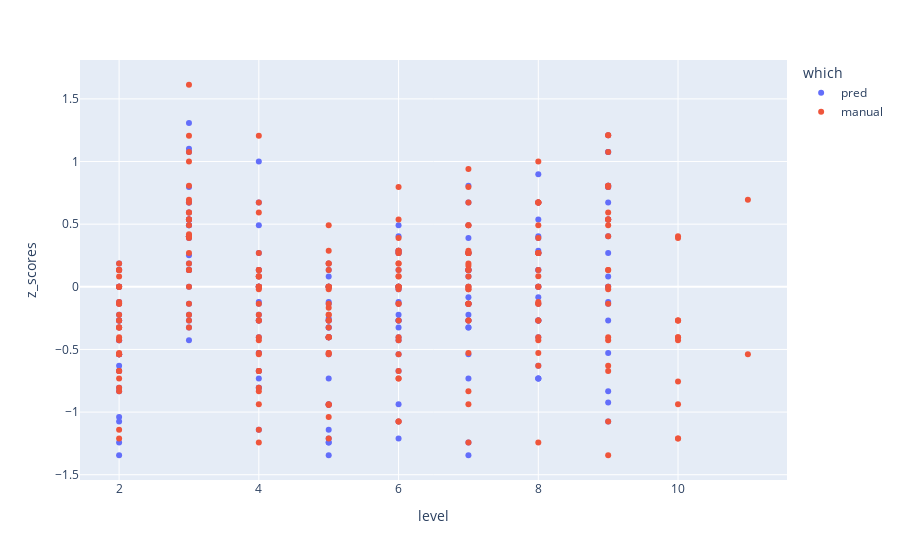

The code cell stored with this chart in its notebook:
### Code cell
fig = px.scatter(clean, x="level", y="z_scores", color="which", hover_data=['sub_name', 'height'])
fig.show()

### Figure 1 — Plotly figure (JSON) as saved in the notebook; plotly's stock layout.template omitted (floating-point values rounded to 4 significant figures; data arrays with more than 128 entries replaced by an {"elided": "..."} marker saying what was removed)
{"data": [{"customdata": {"elided": "309x2 mixed values"}, "hovertemplate": "which=pred<br>level=%{x}<br>z_scores=%{y}<br>sub_name=%{customdata[0]}<br>height=%{customdata[1]}<extra></extra>", "legendgroup": "pred", "marker": {"color": "#636efa", "symbol": "circle"}, "mode": "markers", "name": "pred", "orientation": "v", "showlegend": true, "x": {"elided": "309 int values"}, "xaxis": "x", "y": {"elided": "309 float values"}, "yaxis": "y", "type": "scatter"}, {"customdata": {"elided": "306x2 mixed values"}, "hovertemplate": "which=manual<br>level=%{x}<br>z_scores=%{y}<br>sub_name=%{customdata[0]}<br>height=%{customdata[1]}<extra></extra>", "legendgroup": "manual", "marker": {"color": "#EF553B", "symbol": "circle"}, "mode": "markers", "name": "manual", "orientation": "v", "showlegend": true, "x": {"elided": "306 int values"}, "xaxis": "x", "y": {"elided": "306 float values"}, "yaxis": "y", "type": "scatter"}], "layout": {"xaxis": {"anchor": "y", "domain": [0.0, 1.0], "title": {"text": "level"}}, "yaxis": {"anchor": "x", "domain": [0.0, 1.0], "title": {"text": "z_scores"}}, "legend": {"title": {"text": "which"}, "tracegroupgap": 0}, "margin": {"t": 60}}}
